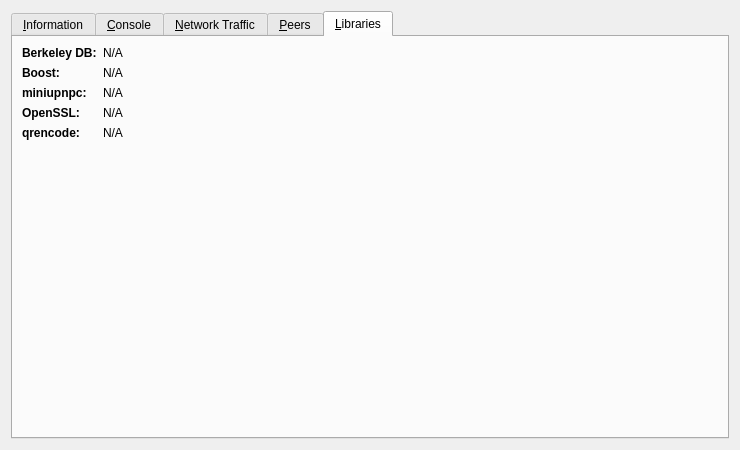
<?xml version="1.0" encoding="UTF-8"?>
<ui version="4.0">
 <class>RPCConsole</class>
 <widget class="QDialog" name="RPCConsole">
  <property name="geometry">
   <rect>
    <x>0</x>
    <y>0</y>
    <width>740</width>
    <height>450</height>
   </rect>
  </property>
  <property name="windowTitle">
   <string>LiteDoge - Debug window</string>
  </property>
  <layout class="QVBoxLayout" name="verticalLayout_2">
   <item>
    <widget class="QTabWidget" name="tabWidget">
     <property name="currentIndex">
      <number>4</number>
     </property>
     <widget class="QWidget" name="tab_info">
      <attribute name="title">
       <string>&amp;Information</string>
      </attribute>
      <layout class="QGridLayout" name="gridLayout" columnstretch="0,1">
       <property name="horizontalSpacing">
        <number>12</number>
       </property>
       <item row="0" column="0">
        <widget class="QLabel" name="label_9">
         <property name="font">
          <font>
           <weight>75</weight>
           <bold>true</bold>
          </font>
         </property>
         <property name="text">
          <string>LiteDoge Core</string>
         </property>
        </widget>
       </item>
       <item row="1" column="0">
        <widget class="QLabel" name="label_5">
         <property name="text">
          <string>Client name</string>
         </property>
        </widget>
       </item>
       <item row="1" column="1">
        <widget class="QLabel" name="clientName">
         <property name="cursor">
          <cursorShape>IBeamCursor</cursorShape>
         </property>
         <property name="text">
          <string>N/A</string>
         </property>
         <property name="textFormat">
          <enum>Qt::PlainText</enum>
         </property>
         <property name="textInteractionFlags">
          <set>Qt::LinksAccessibleByMouse|Qt::TextSelectableByKeyboard|Qt::TextSelectableByMouse</set>
         </property>
        </widget>
       </item>
       <item row="2" column="0">
        <widget class="QLabel" name="label_6">
         <property name="text">
          <string>Client version</string>
         </property>
        </widget>
       </item>
       <item row="2" column="1">
        <widget class="QLabel" name="clientVersion">
         <property name="cursor">
          <cursorShape>IBeamCursor</cursorShape>
         </property>
         <property name="text">
          <string>N/A</string>
         </property>
         <property name="textFormat">
          <enum>Qt::PlainText</enum>
         </property>
         <property name="textInteractionFlags">
          <set>Qt::LinksAccessibleByMouse|Qt::TextSelectableByKeyboard|Qt::TextSelectableByMouse</set>
         </property>
        </widget>
       </item>
       <item row="3" column="0">
        <widget class="QLabel" name="label_14">
         <property name="text">
          <string>Using OpenSSL version</string>
         </property>
         <property name="indent">
          <number>10</number>
         </property>
        </widget>
       </item>
       <item row="3" column="1">
        <widget class="QLabel" name="openSSLVersion">
         <property name="cursor">
          <cursorShape>IBeamCursor</cursorShape>
         </property>
         <property name="text">
          <string>N/A</string>
         </property>
         <property name="textFormat">
          <enum>Qt::PlainText</enum>
         </property>
         <property name="textInteractionFlags">
          <set>Qt::LinksAccessibleByMouse|Qt::TextSelectableByKeyboard|Qt::TextSelectableByMouse</set>
         </property>
        </widget>
       </item>
       <item row="4" column="0">
        <widget class="QLabel" name="label_berkeleyDBVersion">
         <property name="text">
          <string>Using BerkeleyDB version</string>
         </property>
         <property name="indent">
          <number>10</number>
         </property>
        </widget>
       </item>
       <item row="4" column="1">
        <widget class="QLabel" name="berkeleyDBVersion">
         <property name="cursor">
          <cursorShape>IBeamCursor</cursorShape>
         </property>
         <property name="text">
          <string>N/A</string>
         </property>
         <property name="textFormat">
          <enum>Qt::PlainText</enum>
         </property>
         <property name="textInteractionFlags">
          <set>Qt::LinksAccessibleByMouse|Qt::TextSelectableByKeyboard|Qt::TextSelectableByMouse</set>
         </property>
        </widget>
       </item>
       <item row="5" column="0">
        <widget class="QLabel" name="label_12">
         <property name="text">
          <string>Build date</string>
         </property>
        </widget>
       </item>
       <item row="5" column="1">
        <widget class="QLabel" name="buildDate">
         <property name="cursor">
          <cursorShape>IBeamCursor</cursorShape>
         </property>
         <property name="text">
          <string>N/A</string>
         </property>
         <property name="textFormat">
          <enum>Qt::PlainText</enum>
         </property>
         <property name="textInteractionFlags">
          <set>Qt::LinksAccessibleByMouse|Qt::TextSelectableByKeyboard|Qt::TextSelectableByMouse</set>
         </property>
        </widget>
       </item>
       <item row="6" column="0">
        <widget class="QLabel" name="label_13">
         <property name="text">
          <string>Startup time</string>
         </property>
        </widget>
       </item>
       <item row="6" column="1">
        <widget class="QLabel" name="startupTime">
         <property name="cursor">
          <cursorShape>IBeamCursor</cursorShape>
         </property>
         <property name="text">
          <string>N/A</string>
         </property>
         <property name="textFormat">
          <enum>Qt::PlainText</enum>
         </property>
         <property name="textInteractionFlags">
          <set>Qt::LinksAccessibleByMouse|Qt::TextSelectableByKeyboard|Qt::TextSelectableByMouse</set>
         </property>
        </widget>
       </item>
       <item row="7" column="0">
        <widget class="QLabel" name="label_11">
         <property name="font">
          <font>
           <weight>75</weight>
           <bold>true</bold>
          </font>
         </property>
         <property name="text">
          <string>Network</string>
         </property>
        </widget>
       </item>
       <item row="8" column="0">
        <widget class="QLabel" name="label_7">
         <property name="text">
          <string>Number of connections</string>
         </property>
        </widget>
       </item>
       <item row="8" column="1">
        <widget class="QLabel" name="numberOfConnections">
         <property name="cursor">
          <cursorShape>IBeamCursor</cursorShape>
         </property>
         <property name="text">
          <string>N/A</string>
         </property>
         <property name="textFormat">
          <enum>Qt::PlainText</enum>
         </property>
         <property name="textInteractionFlags">
          <set>Qt::LinksAccessibleByMouse|Qt::TextSelectableByKeyboard|Qt::TextSelectableByMouse</set>
         </property>
        </widget>
       </item>
       <item row="9" column="0">
        <widget class="QLabel" name="label_8">
         <property name="text">
          <string>On testnet</string>
         </property>
        </widget>
       </item>
       <item row="9" column="1">
        <widget class="QCheckBox" name="isTestNet">
         <property name="enabled">
          <bool>false</bool>
         </property>
         <property name="text">
          <string/>
         </property>
        </widget>
       </item>
       <item row="10" column="0">
        <widget class="QLabel" name="label_10">
         <property name="font">
          <font>
           <weight>75</weight>
           <bold>true</bold>
          </font>
         </property>
         <property name="text">
          <string>Block chain</string>
         </property>
        </widget>
       </item>
       <item row="11" column="0">
        <widget class="QLabel" name="label_3">
         <property name="text">
          <string>Current number of blocks</string>
         </property>
        </widget>
       </item>
       <item row="11" column="1">
        <widget class="QLabel" name="numberOfBlocks">
         <property name="cursor">
          <cursorShape>IBeamCursor</cursorShape>
         </property>
         <property name="text">
          <string>N/A</string>
         </property>
         <property name="textFormat">
          <enum>Qt::PlainText</enum>
         </property>
         <property name="textInteractionFlags">
          <set>Qt::LinksAccessibleByMouse|Qt::TextSelectableByKeyboard|Qt::TextSelectableByMouse</set>
         </property>
        </widget>
       </item>
       <item row="12" column="0">
        <widget class="QLabel" name="label_2">
         <property name="text">
          <string>Last block time</string>
         </property>
        </widget>
       </item>
       <item row="12" column="1">
        <widget class="QLabel" name="lastBlockTime">
         <property name="cursor">
          <cursorShape>IBeamCursor</cursorShape>
         </property>
         <property name="text">
          <string>N/A</string>
         </property>
         <property name="textFormat">
          <enum>Qt::PlainText</enum>
         </property>
         <property name="textInteractionFlags">
          <set>Qt::LinksAccessibleByMouse|Qt::TextSelectableByKeyboard|Qt::TextSelectableByMouse</set>
         </property>
        </widget>
       </item>
       <item row="13" column="0">
        <spacer name="verticalSpacer_2">
         <property name="orientation">
          <enum>Qt::Vertical</enum>
         </property>
         <property name="sizeHint" stdset="0">
          <size>
           <width>20</width>
           <height>20</height>
          </size>
         </property>
        </spacer>
       </item>
       <item row="14" column="0">
        <widget class="QLabel" name="labelDebugLogfile">
         <property name="font">
          <font>
           <weight>75</weight>
           <bold>true</bold>
          </font>
         </property>
         <property name="text">
          <string>Debug log file</string>
         </property>
        </widget>
       </item>
       <item row="15" column="0">
        <widget class="QPushButton" name="openDebugLogfileButton">
         <property name="toolTip">
          <string>Open the LiteDoge debug log file from the current data directory. This can take a few seconds for large log files.</string>
         </property>
         <property name="text">
          <string>&amp;Open</string>
         </property>
         <property name="autoDefault">
          <bool>false</bool>
         </property>
        </widget>
       </item>
       <item row="16" column="0">
        <widget class="QLabel" name="labelCLOptions">
         <property name="font">
          <font>
           <weight>75</weight>
           <bold>true</bold>
          </font>
         </property>
         <property name="text">
          <string>Command-line options</string>
         </property>
        </widget>
       </item>
       <item row="17" column="0">
        <widget class="QPushButton" name="showCLOptionsButton">
         <property name="toolTip">
          <string>Show the LiteDoge-Qt help message to get a list with possible LiteDoge command-line options.</string>
         </property>
         <property name="text">
          <string>&amp;Show</string>
         </property>
         <property name="autoDefault">
          <bool>false</bool>
         </property>
        </widget>
       </item>
       <item row="18" column="0">
        <spacer name="verticalSpacer">
         <property name="orientation">
          <enum>Qt::Vertical</enum>
         </property>
         <property name="sizeHint" stdset="0">
          <size>
           <width>20</width>
           <height>40</height>
          </size>
         </property>
        </spacer>
       </item>
      </layout>
     </widget>
     <widget class="QWidget" name="tab_console">
      <attribute name="title">
       <string>&amp;Console</string>
      </attribute>
      <layout class="QVBoxLayout" name="verticalLayout_3">
       <property name="spacing">
        <number>3</number>
       </property>
       <item>
        <widget class="QTextEdit" name="messagesWidget">
         <property name="minimumSize">
          <size>
           <width>0</width>
           <height>100</height>
          </size>
         </property>
         <property name="readOnly">
          <bool>true</bool>
         </property>
         <property name="tabKeyNavigation" stdset="0">
          <bool>false</bool>
         </property>
         <property name="columnCount" stdset="0">
          <number>2</number>
         </property>
        </widget>
       </item>
       <item>
        <layout class="QHBoxLayout" name="horizontalLayout">
         <property name="spacing">
          <number>3</number>
         </property>
         <item>
          <widget class="QLabel" name="label">
           <property name="text">
            <string notr="true">&gt;</string>
           </property>
          </widget>
         </item>
         <item>
          <widget class="QLineEdit" name="lineEdit"/>
         </item>
         <item>
          <widget class="QPushButton" name="clearButton">
           <property name="maximumSize">
            <size>
             <width>24</width>
             <height>24</height>
            </size>
           </property>
           <property name="toolTip">
            <string>Clear console</string>
           </property>
           <property name="text">
            <string/>
           </property>
           <property name="icon">
            <iconset resource="../bitcoin.qrc">
             <normaloff>:/icons/remove</normaloff>:/icons/remove</iconset>
           </property>
           <property name="shortcut">
            <string notr="true">Ctrl+L</string>
           </property>
           <property name="autoDefault">
            <bool>false</bool>
           </property>
          </widget>
         </item>
        </layout>
       </item>
      </layout>
     </widget>
     <widget class="QWidget" name="tab">
      <attribute name="title">
       <string>&amp;Network Traffic</string>
      </attribute>
      <layout class="QHBoxLayout" name="horizontalLayout_3">
       <item>
        <layout class="QVBoxLayout" name="verticalLayout_4">
         <item>
          <widget class="TrafficGraphWidget" name="trafficGraph" native="true">
           <property name="sizePolicy">
            <sizepolicy hsizetype="Expanding" vsizetype="Expanding">
             <horstretch>0</horstretch>
             <verstretch>0</verstretch>
            </sizepolicy>
           </property>
          </widget>
         </item>
         <item>
          <layout class="QHBoxLayout" name="horizontalLayout_2">
           <item>
            <widget class="QSlider" name="sldGraphRange">
             <property name="minimum">
              <number>1</number>
             </property>
             <property name="maximum">
              <number>288</number>
             </property>
             <property name="pageStep">
              <number>12</number>
             </property>
             <property name="value">
              <number>6</number>
             </property>
             <property name="orientation">
              <enum>Qt::Horizontal</enum>
             </property>
            </widget>
           </item>
           <item>
            <widget class="QLabel" name="lblGraphRange">
             <property name="minimumSize">
              <size>
               <width>100</width>
               <height>0</height>
              </size>
             </property>
             <property name="alignment">
              <set>Qt::AlignCenter</set>
             </property>
            </widget>
           </item>
           <item>
            <widget class="QPushButton" name="btnClearTrafficGraph">
             <property name="text">
              <string>&amp;Clear</string>
             </property>
            </widget>
           </item>
          </layout>
         </item>
        </layout>
       </item>
       <item>
        <layout class="QVBoxLayout" name="verticalLayout">
         <item>
          <widget class="QGroupBox" name="groupBox">
           <property name="title">
            <string>Totals</string>
           </property>
           <layout class="QVBoxLayout" name="verticalLayout_5">
            <item>
             <layout class="QHBoxLayout" name="horizontalLayout_4">
              <item>
               <widget class="Line" name="line">
                <property name="sizePolicy">
                 <sizepolicy hsizetype="Fixed" vsizetype="Fixed">
                  <horstretch>0</horstretch>
                  <verstretch>0</verstretch>
                 </sizepolicy>
                </property>
                <property name="minimumSize">
                 <size>
                  <width>10</width>
                  <height>0</height>
                 </size>
                </property>
                <property name="palette">
                 <palette>
                  <active>
                   <colorrole role="Light">
                    <brush brushstyle="SolidPattern">
                     <color alpha="255">
                      <red>0</red>
                      <green>255</green>
                      <blue>0</blue>
                     </color>
                    </brush>
                   </colorrole>
                  </active>
                  <inactive>
                   <colorrole role="Light">
                    <brush brushstyle="SolidPattern">
                     <color alpha="255">
                      <red>0</red>
                      <green>255</green>
                      <blue>0</blue>
                     </color>
                    </brush>
                   </colorrole>
                  </inactive>
                  <disabled>
                   <colorrole role="Light">
                    <brush brushstyle="SolidPattern">
                     <color alpha="255">
                      <red>0</red>
                      <green>255</green>
                      <blue>0</blue>
                     </color>
                    </brush>
                   </colorrole>
                  </disabled>
                 </palette>
                </property>
                <property name="orientation">
                 <enum>Qt::Horizontal</enum>
                </property>
               </widget>
              </item>
              <item>
               <widget class="QLabel" name="label_16">
                <property name="text">
                 <string>In:</string>
                </property>
               </widget>
              </item>
              <item>
               <widget class="QLabel" name="lblBytesIn">
                <property name="minimumSize">
                 <size>
                  <width>50</width>
                  <height>0</height>
                 </size>
                </property>
                <property name="alignment">
                 <set>Qt::AlignRight|Qt::AlignTrailing|Qt::AlignVCenter</set>
                </property>
               </widget>
              </item>
             </layout>
            </item>
            <item>
             <layout class="QHBoxLayout" name="horizontalLayout_5">
              <item>
               <widget class="Line" name="line_2">
                <property name="sizePolicy">
                 <sizepolicy hsizetype="Fixed" vsizetype="Fixed">
                  <horstretch>0</horstretch>
                  <verstretch>0</verstretch>
                 </sizepolicy>
                </property>
                <property name="minimumSize">
                 <size>
                  <width>10</width>
                  <height>0</height>
                 </size>
                </property>
                <property name="palette">
                 <palette>
                  <active>
                   <colorrole role="Light">
                    <brush brushstyle="SolidPattern">
                     <color alpha="255">
                      <red>255</red>
                      <green>0</green>
                      <blue>0</blue>
                     </color>
                    </brush>
                   </colorrole>
                  </active>
                  <inactive>
                   <colorrole role="Light">
                    <brush brushstyle="SolidPattern">
                     <color alpha="255">
                      <red>255</red>
                      <green>0</green>
                      <blue>0</blue>
                     </color>
                    </brush>
                   </colorrole>
                  </inactive>
                  <disabled>
                   <colorrole role="Light">
                    <brush brushstyle="SolidPattern">
                     <color alpha="255">
                      <red>255</red>
                      <green>0</green>
                      <blue>0</blue>
                     </color>
                    </brush>
                   </colorrole>
                  </disabled>
                 </palette>
                </property>
                <property name="orientation">
                 <enum>Qt::Horizontal</enum>
                </property>
               </widget>
              </item>
              <item>
               <widget class="QLabel" name="label_17">
                <property name="text">
                 <string>Out:</string>
                </property>
               </widget>
              </item>
              <item>
               <widget class="QLabel" name="lblBytesOut">
                <property name="minimumSize">
                 <size>
                  <width>50</width>
                  <height>0</height>
                 </size>
                </property>
                <property name="alignment">
                 <set>Qt::AlignRight|Qt::AlignTrailing|Qt::AlignVCenter</set>
                </property>
               </widget>
              </item>
             </layout>
            </item>
            <item>
             <spacer name="verticalSpacer_4">
              <property name="orientation">
               <enum>Qt::Vertical</enum>
              </property>
              <property name="sizeHint" stdset="0">
               <size>
                <width>20</width>
                <height>407</height>
               </size>
              </property>
             </spacer>
            </item>
           </layout>
          </widget>
         </item>
        </layout>
       </item>
      </layout>
     </widget>
     <widget class="QWidget" name="tab_peers">
      <attribute name="title">
       <string>&amp;Peers</string>
      </attribute>
      <layout class="QGridLayout" name="gridLayout_2">
       <item row="0" column="1">
        <widget class="QLabel" name="peerHeading">
         <property name="sizePolicy">
          <sizepolicy hsizetype="Preferred" vsizetype="Minimum">
           <horstretch>0</horstretch>
           <verstretch>0</verstretch>
          </sizepolicy>
         </property>
         <property name="text">
          <string>Select a peer to view detailed information.</string>
         </property>
         <property name="margin">
          <number>3</number>
         </property>
        </widget>
       </item>
       <item row="0" column="0" rowspan="2">
        <widget class="QTableView" name="peerWidget">
         <property name="sizePolicy">
          <sizepolicy hsizetype="Expanding" vsizetype="Expanding">
           <horstretch>0</horstretch>
           <verstretch>0</verstretch>
          </sizepolicy>
         </property>
         <property name="horizontalScrollBarPolicy">
          <enum>Qt::ScrollBarAlwaysOff</enum>
         </property>
         <property name="editTriggers">
          <set>QAbstractItemView::AnyKeyPressed|QAbstractItemView::DoubleClicked|QAbstractItemView::EditKeyPressed</set>
         </property>
         <property name="sortingEnabled">
          <bool>true</bool>
         </property>
        </widget>
       </item>
       <item row="1" column="1">
        <widget class="QWidget" name="detailWidget" native="true">
         <property name="sizePolicy">
          <sizepolicy hsizetype="Preferred" vsizetype="Expanding">
           <horstretch>0</horstretch>
           <verstretch>0</verstretch>
          </sizepolicy>
         </property>
         <layout class="QGridLayout" name="gridLayout_3">
          <property name="leftMargin">
           <number>3</number>
          </property>
          <item row="12" column="0">
           <widget class="QLabel" name="label_21">
            <property name="text">
             <string>Version:</string>
            </property>
           </widget>
          </item>
          <item row="11" column="1">
           <widget class="QLabel" name="peerPingTime">
            <property name="text">
             <string>N/A</string>
            </property>
           </widget>
          </item>
          <item row="5" column="0">
           <widget class="QLabel" name="label_19">
            <property name="text">
             <string>Last Receive:</string>
            </property>
           </widget>
          </item>
          <item row="14" column="0">
           <widget class="QLabel" name="label_28">
            <property name="text">
             <string>User Agent:</string>
            </property>
           </widget>
          </item>
          <item row="12" column="1">
           <widget class="QLabel" name="peerVersion">
            <property name="text">
             <string>N/A</string>
            </property>
           </widget>
          </item>
          <item row="8" column="1">
           <widget class="QLabel" name="peerConnTime">
            <property name="minimumSize">
             <size>
              <width>160</width>
              <height>0</height>
             </size>
            </property>
            <property name="text">
             <string>N/A</string>
            </property>
           </widget>
          </item>
          <item row="11" column="0">
           <widget class="QLabel" name="label_26">
            <property name="text">
             <string>Ping Time:</string>
            </property>
           </widget>
          </item>
          <item row="5" column="1">
           <widget class="QLabel" name="peerLastRecv">
            <property name="sizePolicy">
             <sizepolicy hsizetype="Preferred" vsizetype="Preferred">
              <horstretch>0</horstretch>
              <verstretch>0</verstretch>
             </sizepolicy>
            </property>
            <property name="text">
             <string>N/A</string>
            </property>
           </widget>
          </item>
          <item row="8" column="0">
           <widget class="QLabel" name="label_22">
            <property name="text">
             <string>Connection Time:</string>
            </property>
           </widget>
          </item>
          <item row="6" column="1">
           <widget class="QLabel" name="peerBytesSent">
            <property name="text">
             <string>N/A</string>
            </property>
           </widget>
          </item>
          <item row="14" column="1">
           <widget class="QLabel" name="peerSubversion">
            <property name="text">
             <string>N/A</string>
            </property>
           </widget>
          </item>
          <item row="15" column="0">
           <widget class="QLabel" name="label_29">
            <property name="text">
             <string>Starting Height:</string>
            </property>
           </widget>
          </item>
          <item row="7" column="1">
           <widget class="QLabel" name="peerBytesRecv">
            <property name="text">
             <string>N/A</string>
            </property>
           </widget>
          </item>
          <item row="6" column="0">
           <widget class="QLabel" name="label_18">
            <property name="text">
             <string>Bytes Sent:</string>
            </property>
           </widget>
          </item>
          <item row="7" column="0">
           <widget class="QLabel" name="label_20">
            <property name="text">
             <string>Bytes Received:</string>
            </property>
           </widget>
          </item>
          <item row="15" column="1">
           <widget class="QLabel" name="peerHeight">
            <property name="text">
             <string>N/A</string>
            </property>
           </widget>
          </item>
          <item row="16" column="0">
           <widget class="QLabel" name="label_24">
            <property name="text">
             <string>Ban Score:</string>
            </property>
           </widget>
          </item>
          <item row="16" column="1">
           <widget class="QLabel" name="peerBanScore">
            <property name="text">
             <string>N/A</string>
            </property>
           </widget>
          </item>
          <item row="17" column="0">
           <widget class="QLabel" name="label_23">
            <property name="text">
             <string>Direction:</string>
            </property>
           </widget>
          </item>
          <item row="17" column="1">
           <widget class="QLabel" name="peerDirection">
            <property name="text">
             <string>N/A</string>
            </property>
           </widget>
          </item>
          <item row="19" column="0">
           <widget class="QLabel" name="label_25">
            <property name="text">
             <string>Sync Node:</string>
            </property>
           </widget>
          </item>
          <item row="19" column="1">
           <widget class="QLabel" name="peerSyncNode">
            <property name="text">
             <string>N/A</string>
            </property>
           </widget>
          </item>
          <item row="3" column="0">
           <widget class="QLabel" name="label_15">
            <property name="text">
             <string>Last Send:</string>
            </property>
           </widget>
          </item>
          <item row="2" column="0">
           <widget class="QLabel" name="label_4">
            <property name="text">
             <string>Services:</string>
            </property>
           </widget>
          </item>
          <item row="1" column="0">
           <widget class="QLabel" name="label_27">
            <property name="text">
             <string>IP Address/port:</string>
            </property>
           </widget>
          </item>
          <item row="3" column="1">
           <widget class="QLabel" name="peerLastSend">
            <property name="text">
             <string>N/A</string>
            </property>
           </widget>
          </item>
          <item row="2" column="1">
           <widget class="QLabel" name="peerServices">
            <property name="text">
             <string>N/A</string>
            </property>
           </widget>
          </item>
          <item row="1" column="1">
           <widget class="QLabel" name="peerAddr">
            <property name="text">
             <string>N/A</string>
            </property>
           </widget>
          </item>
          <item row="20" column="0">
           <widget class="QWidget" name="widget" native="true">
            <property name="sizePolicy">
             <sizepolicy hsizetype="Preferred" vsizetype="Expanding">
              <horstretch>0</horstretch>
              <verstretch>0</verstretch>
             </sizepolicy>
            </property>
           </widget>
          </item>
         </layout>
        </widget>
       </item>
      </layout>
     </widget>
     <widget class="QWidget" name="tab_2">
      <attribute name="title">
       <string>&amp;Libraries</string>
      </attribute>
      <layout class="QFormLayout" name="formLayoutDeps">
       <item row="0" column="0">
        <widget class="QLabel" name="label_dep0">
         <property name="font">
          <font>
           <weight>75</weight>
           <bold>true</bold>
          </font>
         </property>
         <property name="text">
          <string>Berkeley DB:</string>
         </property>
        </widget>
       </item>
       <item row="0" column="1">
        <widget class="QLabel" name="label_bdb_version">
         <property name="text">
          <string>N/A</string>
         </property>
         <property name="textInteractionFlags">
          <set>Qt::TextSelectableByMouse</set>
         </property>
        </widget>
       </item>
       <item row="1" column="0">
        <widget class="QLabel" name="label_dep1">
         <property name="font">
          <font>
           <weight>75</weight>
           <bold>true</bold>
          </font>
         </property>
         <property name="text">
          <string>Boost:</string>
         </property>
        </widget>
       </item>
       <item row="1" column="1">
        <widget class="QLabel" name="label_boost_version">
         <property name="text">
          <string>N/A</string>
         </property>
         <property name="textInteractionFlags">
          <set>Qt::TextSelectableByMouse</set>
         </property>
        </widget>
       </item>
       <item row="2" column="0">
        <widget class="QLabel" name="label_dep2">
         <property name="font">
          <font>
           <weight>75</weight>
           <bold>true</bold>
          </font>
         </property>
         <property name="text">
          <string>miniupnpc:</string>
         </property>
        </widget>
       </item>
       <item row="2" column="1">
        <widget class="QLabel" name="label_miniupnp_version">
         <property name="text">
          <string>N/A</string>
         </property>
         <property name="textInteractionFlags">
          <set>Qt::TextSelectableByMouse</set>
         </property>
        </widget>
       </item>
       <item row="3" column="0">
        <widget class="QLabel" name="label_dep3">
         <property name="font">
          <font>
           <weight>75</weight>
           <bold>true</bold>
          </font>
         </property>
         <property name="text">
          <string>OpenSSL:</string>
         </property>
        </widget>
       </item>
       <item row="3" column="1">
        <widget class="QLabel" name="lable_openssl_version">
         <property name="text">
          <string>N/A</string>
         </property>
         <property name="textInteractionFlags">
          <set>Qt::TextSelectableByMouse</set>
         </property>
        </widget>
       </item>
       <item row="4" column="0">
        <widget class="QLabel" name="label_dep4">
         <property name="font">
          <font>
           <weight>75</weight>
           <bold>true</bold>
          </font>
         </property>
         <property name="text">
          <string>qrencode:</string>
         </property>
        </widget>
       </item>
       <item row="4" column="1">
        <widget class="QLabel" name="lable_qrencode_version">
         <property name="text">
          <string>N/A</string>
         </property>
         <property name="textInteractionFlags">
          <set>Qt::TextSelectableByMouse</set>
         </property>
        </widget>
       </item>
      </layout>
     </widget>
    </widget>
   </item>
  </layout>
 </widget>
 <customwidgets>
  <customwidget>
   <class>TrafficGraphWidget</class>
   <extends>QWidget</extends>
   <header>trafficgraphwidget.h</header>
   <container>1</container>
   <slots>
    <slot>clear()</slot>
   </slots>
  </customwidget>
 </customwidgets>
 <resources>
  <include location="../bitcoin.qrc"/>
 </resources>
 <connections/>
</ui>
